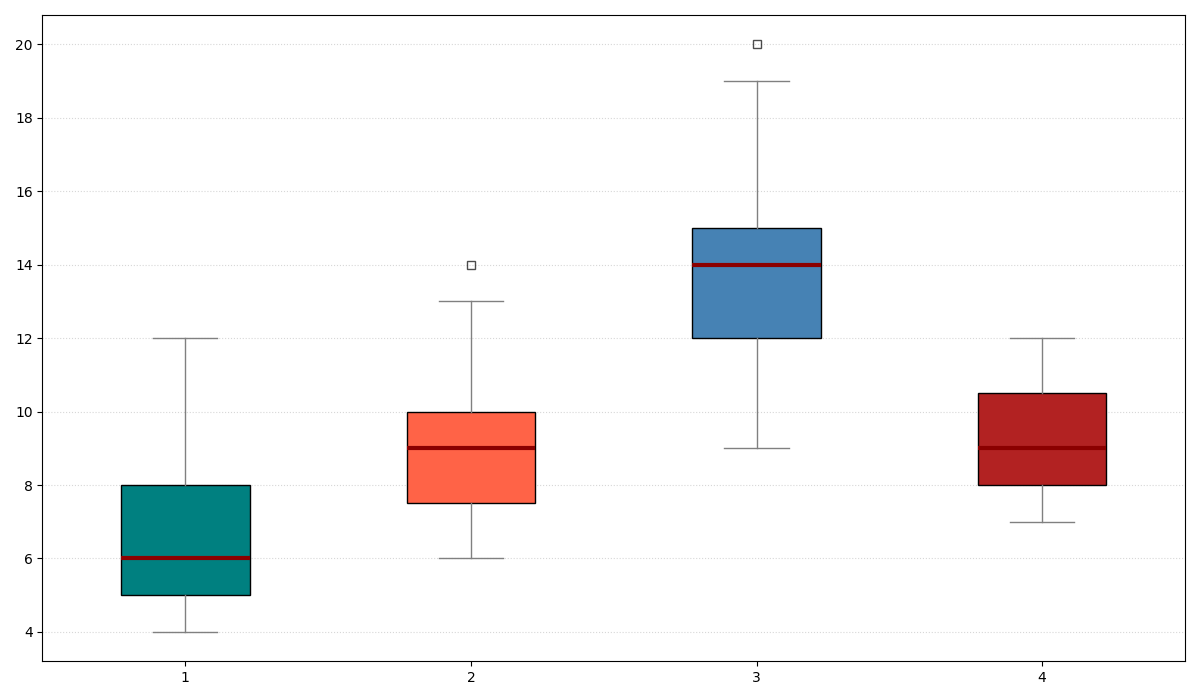

Write Python code to recreate this figure.
import matplotlib.pyplot as plt

kids_data = [5, 7, 6, 4, 5, 6, 8, 9, 10, 7, 5, 6, 4, 6, 5, 7, 8, 11, 12]
teens_data = [6, 8, 9, 7, 7, 6, 8, 10, 12, 11, 10, 9, 7, 9, 8, 10, 8, 13, 14]
adults_data = [9, 10, 12, 11, 12, 14, 13, 12, 14, 15, 14, 13, 12, 14, 15, 17, 18, 19, 20]
seniors_data = [8, 10, 9, 7, 8, 9, 11, 12, 10, 11, 9, 8, 7, 10, 9, 8, 10, 11, 12]

data = [kids_data, teens_data, adults_data, seniors_data]

plt.figure(figsize=(12, 7))

box = plt.boxplot(data, patch_artist=True, notch=False, vert=True)

# Apply a new set of colors
colors = ['#008080', '#FF6347', '#4682B4', '#B22222']  # Teal, Tomato, SteelBlue, and Firebrick
for patch, color in zip(box['boxes'], colors):
    patch.set_facecolor(color)

plt.setp(box['whiskers'], color='grey', linewidth=1)
plt.setp(box['caps'], color='grey', linewidth=1)
plt.setp(box['medians'], color='darkred', linewidth=3)
plt.setp(box['fliers'], marker='s', color='purple', alpha=0.7)

plt.grid(axis='y', linestyle=':', alpha=0.5)

plt.tight_layout()

plt.show()
